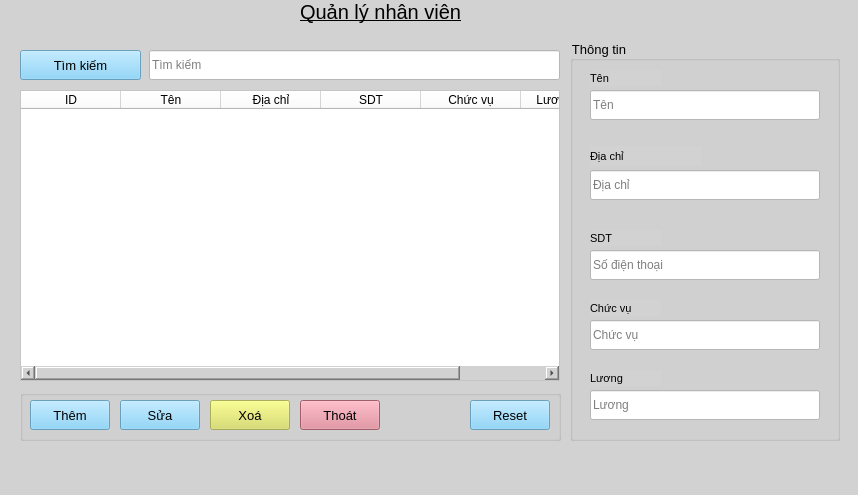
<?xml version="1.0" encoding="UTF-8"?>
<ui version="4.0">
 <class>qlnvWindow</class>
 <widget class="QMainWindow" name="qlnvWindow">
  <property name="geometry">
   <rect>
    <x>0</x>
    <y>0</y>
    <width>858</width>
    <height>495</height>
   </rect>
  </property>
  <property name="windowTitle">
   <string>MainWindow</string>
  </property>
  <property name="styleSheet">
   <string notr="true">background-color:rgba(210, 210, 210,1);</string>
  </property>
  <widget class="QWidget" name="centralwidget">
   <widget class="QTableWidget" name="tb_qlnv">
    <property name="geometry">
     <rect>
      <x>20</x>
      <y>90</y>
      <width>540</width>
      <height>291</height>
     </rect>
    </property>
    <property name="cursor" stdset="0">
     <cursorShape>PointingHandCursor</cursorShape>
    </property>
    <property name="styleSheet">
     <string notr="true">background-color:rgba(255, 255, 255, 1);</string>
    </property>
    <column>
     <property name="text">
      <string>ID</string>
     </property>
    </column>
    <column>
     <property name="text">
      <string>Tên</string>
     </property>
    </column>
    <column>
     <property name="text">
      <string>Địa chỉ</string>
     </property>
    </column>
    <column>
     <property name="text">
      <string>SDT</string>
     </property>
    </column>
    <column>
     <property name="text">
      <string>Chức vụ</string>
     </property>
    </column>
    <column>
     <property name="text">
      <string>Lương/tháng</string>
     </property>
    </column>
   </widget>
   <widget class="QLabel" name="lb_qlnv">
    <property name="geometry">
     <rect>
      <x>300</x>
      <y>0</y>
      <width>221</width>
      <height>41</height>
     </rect>
    </property>
    <property name="font">
     <font>
      <pointsize>15</pointsize>
      <underline>true</underline>
     </font>
    </property>
    <property name="text">
     <string>Quản lý nhân viên</string>
    </property>
    <property name="alignment">
     <set>Qt::AlignLeading|Qt::AlignLeft|Qt::AlignTop</set>
    </property>
   </widget>
   <widget class="QLineEdit" name="tim_qlnv">
    <property name="geometry">
     <rect>
      <x>149</x>
      <y>50</y>
      <width>411</width>
      <height>30</height>
     </rect>
    </property>
    <property name="styleSheet">
     <string notr="true">background-color:rgba(255, 255, 255, 1);</string>
    </property>
    <property name="placeholderText">
     <string>Tìm kiếm</string>
    </property>
   </widget>
   <widget class="QGroupBox" name="grb_qlch">
    <property name="geometry">
     <rect>
      <x>570</x>
      <y>40</y>
      <width>270</width>
      <height>401</height>
     </rect>
    </property>
    <property name="font">
     <font>
      <pointsize>10</pointsize>
     </font>
    </property>
    <property name="styleSheet">
     <string notr="true">background-color:rgba(210, 210, 210,1);</string>
    </property>
    <property name="title">
     <string>Thông tin</string>
    </property>
    <widget class="QLineEdit" name="txt_qlnv_tn">
     <property name="geometry">
      <rect>
       <x>20</x>
       <y>50</y>
       <width>230</width>
       <height>30</height>
      </rect>
     </property>
     <property name="styleSheet">
      <string notr="true">background-color:rgba(255, 255, 255, 1);</string>
     </property>
     <property name="placeholderText">
      <string>Tên</string>
     </property>
    </widget>
    <widget class="QLineEdit" name="txt_qlnv_dc">
     <property name="geometry">
      <rect>
       <x>20</x>
       <y>130</y>
       <width>230</width>
       <height>30</height>
      </rect>
     </property>
     <property name="styleSheet">
      <string notr="true">background-color:rgba(255, 255, 255, 1);</string>
     </property>
     <property name="placeholderText">
      <string>Địa chỉ</string>
     </property>
    </widget>
    <widget class="QLineEdit" name="txt_qlnv_sdt">
     <property name="geometry">
      <rect>
       <x>20</x>
       <y>210</y>
       <width>230</width>
       <height>30</height>
      </rect>
     </property>
     <property name="styleSheet">
      <string notr="true">background-color:rgba(255, 255, 255, 1);</string>
     </property>
     <property name="placeholderText">
      <string>Số điện thoại</string>
     </property>
    </widget>
    <widget class="QLineEdit" name="txt_qlnv_cv">
     <property name="geometry">
      <rect>
       <x>20</x>
       <y>280</y>
       <width>230</width>
       <height>30</height>
      </rect>
     </property>
     <property name="styleSheet">
      <string notr="true">background-color:rgba(255, 255, 255, 1);</string>
     </property>
     <property name="placeholderText">
      <string>Chức vụ</string>
     </property>
    </widget>
    <widget class="QLabel" name="lb_qlnv_ten">
     <property name="geometry">
      <rect>
       <x>20</x>
       <y>30</y>
       <width>71</width>
       <height>16</height>
      </rect>
     </property>
     <property name="font">
      <font>
       <pointsize>8</pointsize>
      </font>
     </property>
     <property name="text">
      <string>Tên</string>
     </property>
    </widget>
    <widget class="QLabel" name="lb_qlnv_dc">
     <property name="geometry">
      <rect>
       <x>20</x>
       <y>106</y>
       <width>111</width>
       <height>20</height>
      </rect>
     </property>
     <property name="font">
      <font>
       <pointsize>8</pointsize>
      </font>
     </property>
     <property name="text">
      <string>Địa chỉ</string>
     </property>
    </widget>
    <widget class="QLabel" name="lb_qlnv_sdt">
     <property name="geometry">
      <rect>
       <x>20</x>
       <y>190</y>
       <width>71</width>
       <height>16</height>
      </rect>
     </property>
     <property name="font">
      <font>
       <pointsize>8</pointsize>
      </font>
     </property>
     <property name="text">
      <string>SDT</string>
     </property>
    </widget>
    <widget class="QLabel" name="lb_qlnv_cv">
     <property name="geometry">
      <rect>
       <x>20</x>
       <y>260</y>
       <width>71</width>
       <height>16</height>
      </rect>
     </property>
     <property name="font">
      <font>
       <pointsize>8</pointsize>
      </font>
     </property>
     <property name="text">
      <string>Chức vụ</string>
     </property>
    </widget>
    <widget class="QLabel" name="lb_qlnv_l">
     <property name="geometry">
      <rect>
       <x>20</x>
       <y>330</y>
       <width>71</width>
       <height>16</height>
      </rect>
     </property>
     <property name="font">
      <font>
       <pointsize>8</pointsize>
      </font>
     </property>
     <property name="text">
      <string>Lương</string>
     </property>
     <property name="textFormat">
      <enum>Qt::AutoText</enum>
     </property>
    </widget>
    <widget class="QLineEdit" name="txt_qlnv_l">
     <property name="geometry">
      <rect>
       <x>20</x>
       <y>350</y>
       <width>230</width>
       <height>30</height>
      </rect>
     </property>
     <property name="styleSheet">
      <string notr="true">background-color:rgba(255, 255, 255, 1);</string>
     </property>
     <property name="placeholderText">
      <string>Lương</string>
     </property>
    </widget>
   </widget>
   <widget class="QPushButton" name="btn_timkiem_qlnv">
    <property name="geometry">
     <rect>
      <x>20</x>
      <y>50</y>
      <width>121</width>
      <height>30</height>
     </rect>
    </property>
    <property name="font">
     <font>
      <pointsize>10</pointsize>
     </font>
    </property>
    <property name="cursor">
     <cursorShape>PointingHandCursor</cursorShape>
    </property>
    <property name="styleSheet">
     <string notr="true">background-color:rgba(118, 203, 248, 0.8);
</string>
    </property>
    <property name="text">
     <string>Tìm kiếm</string>
    </property>
   </widget>
   <widget class="QGroupBox" name="groupBox">
    <property name="geometry">
     <rect>
      <x>20</x>
      <y>390</y>
      <width>541</width>
      <height>51</height>
     </rect>
    </property>
    <property name="title">
     <string/>
    </property>
    <widget class="QPushButton" name="btn_again">
     <property name="geometry">
      <rect>
       <x>450</x>
       <y>10</y>
       <width>80</width>
       <height>30</height>
      </rect>
     </property>
     <property name="font">
      <font>
       <pointsize>10</pointsize>
      </font>
     </property>
     <property name="cursor">
      <cursorShape>PointingHandCursor</cursorShape>
     </property>
     <property name="styleSheet">
      <string notr="true">background-color:rgba(118, 203, 248, 0.8);
</string>
     </property>
     <property name="text">
      <string>Reset</string>
     </property>
    </widget>
    <widget class="QPushButton" name="btn_sua_qlnv">
     <property name="geometry">
      <rect>
       <x>100</x>
       <y>10</y>
       <width>80</width>
       <height>30</height>
      </rect>
     </property>
     <property name="font">
      <font>
       <pointsize>10</pointsize>
      </font>
     </property>
     <property name="cursor">
      <cursorShape>PointingHandCursor</cursorShape>
     </property>
     <property name="styleSheet">
      <string notr="true">background-color:rgba(118, 203, 248, 0.8);
</string>
     </property>
     <property name="text">
      <string>Sửa</string>
     </property>
    </widget>
    <widget class="QPushButton" name="btn_thoat_qlnv">
     <property name="geometry">
      <rect>
       <x>280</x>
       <y>10</y>
       <width>80</width>
       <height>30</height>
      </rect>
     </property>
     <property name="font">
      <font>
       <pointsize>10</pointsize>
      </font>
     </property>
     <property name="cursor">
      <cursorShape>PointingHandCursor</cursorShape>
     </property>
     <property name="styleSheet">
      <string notr="true">background-color: rgba(225, 130, 146, 1);</string>
     </property>
     <property name="text">
      <string>Thoát</string>
     </property>
    </widget>
    <widget class="QPushButton" name="btn_them_qlnv">
     <property name="geometry">
      <rect>
       <x>10</x>
       <y>10</y>
       <width>80</width>
       <height>30</height>
      </rect>
     </property>
     <property name="font">
      <font>
       <pointsize>10</pointsize>
      </font>
     </property>
     <property name="cursor">
      <cursorShape>PointingHandCursor</cursorShape>
     </property>
     <property name="styleSheet">
      <string notr="true">background-color:rgba(118, 203, 248, 0.8);
</string>
     </property>
     <property name="text">
      <string>Thêm</string>
     </property>
    </widget>
    <widget class="QPushButton" name="btn_xoa_qlnv">
     <property name="geometry">
      <rect>
       <x>190</x>
       <y>10</y>
       <width>80</width>
       <height>30</height>
      </rect>
     </property>
     <property name="font">
      <font>
       <pointsize>10</pointsize>
      </font>
     </property>
     <property name="cursor">
      <cursorShape>PointingHandCursor</cursorShape>
     </property>
     <property name="styleSheet">
      <string notr="true">background-color:rgba(215, 220, 88, 0.77);</string>
     </property>
     <property name="text">
      <string>Xoá</string>
     </property>
    </widget>
   </widget>
  </widget>
  <widget class="QMenuBar" name="menubar">
   <property name="geometry">
    <rect>
     <x>0</x>
     <y>0</y>
     <width>858</width>
     <height>26</height>
    </rect>
   </property>
  </widget>
  <widget class="QStatusBar" name="statusbar"/>
 </widget>
 <resources/>
 <connections/>
</ui>
